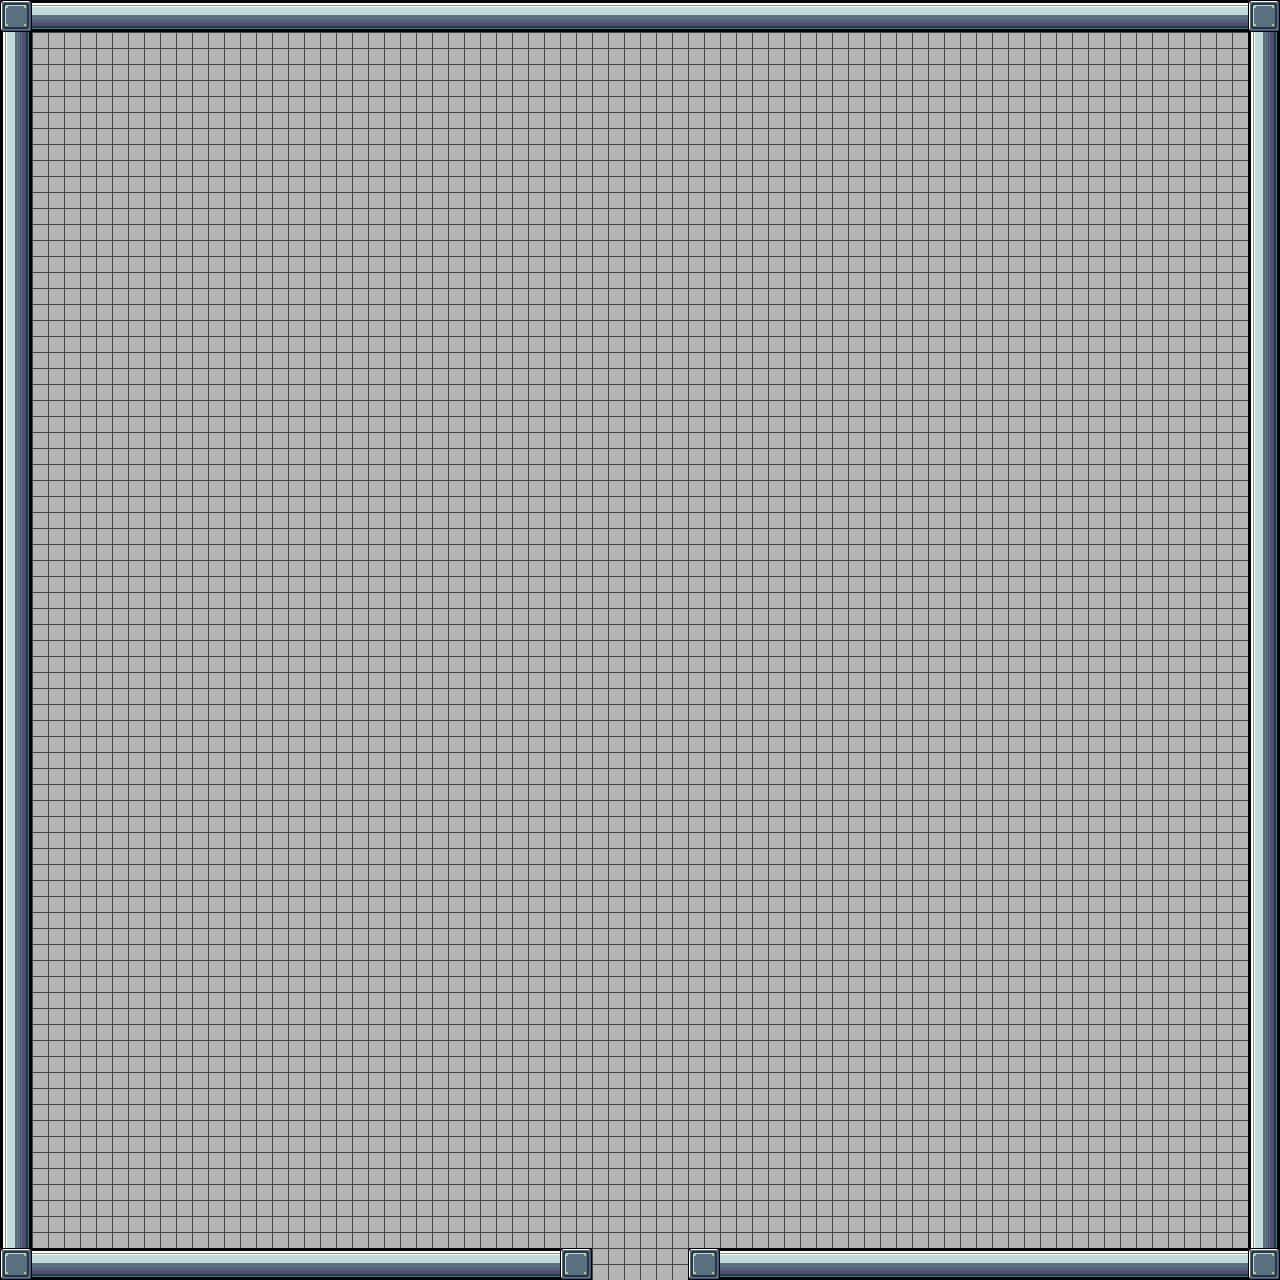

A level layout from a 2D game, rendered from its tile map. Below: a short description, then the map file with tile-grid data replaced by summaries:
An orthogonal 80x80 tile map with 16x16 px tiles, 1 tile layer (background), 3 tilesets and 111 objects (103x Logic, exit_area, item_goggles, zone_a6, zone_a3, ...).

<map version="1.9" tiledversion="1.9.2" orientation="orthogonal" renderorder="right-down" width="80" height="80" tilewidth="16" tileheight="16" infinite="0" nextlayerid="21" nextobjectid="412">
 <tileset firstgid="1" source="hackceler_test.tsx" />
 <tileset firstgid="121" source="../levels/water/water_tileset.tsx" />
 <tileset firstgid="1321" source="../objects/spikes.tsx" />
 <layer id="1" name="background" width="80" height="80">
  <data>[6400 cells, 6400 non-empty, 7 distinct tile ids]</data>
 </layer>
 <objectgroup id="5" name="logic">
  <!-- 105 objects omitted --></objectgroup>
 <objectgroup id="4" name="walls">
  <!-- 5 objects omitted --></objectgroup>
 <objectgroup id="3" name="Player" offsetx="0" offsety="-16">
  <!-- 1 objects omitted --></objectgroup>
</map>
<!-- 111 of 111 objects omitted -->
